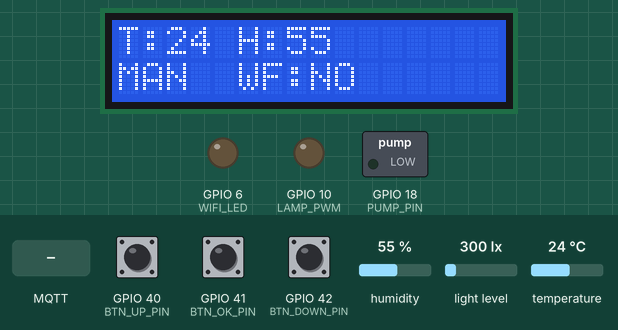
Simulated run of this sketch. Board: ESP32-S3. On the bench: 16×2 character LCD, switched loads named in the sketch (green lamp = pin HIGH), output pins drawn as LEDs (lit = HIGH). Inputs (shaded band) come from the test bench; at power-on: GPIO 41 (BTN_OK_PIN) HIGH, GPIO 42 (BTN_DOWN_PIN) HIGH, temperature 24 °C, GPIO 40 (BTN_UP_PIN) HIGH, humidity 55 %, light level 300 lx. WiFi joins after 1.5 s; servers stay silent unless stated; no MQTT or app messages arrive unless stated; what the sketch prints to the serial monitor is not drawn.

Above: at 2.6 s.
2.7 s: MQTT message "ON" arrives on the third subscribed topic
5.8 s: GPIO 41 (BTN_OK_PIN) pulled LOW for 0.4 s
At 7.3 s:
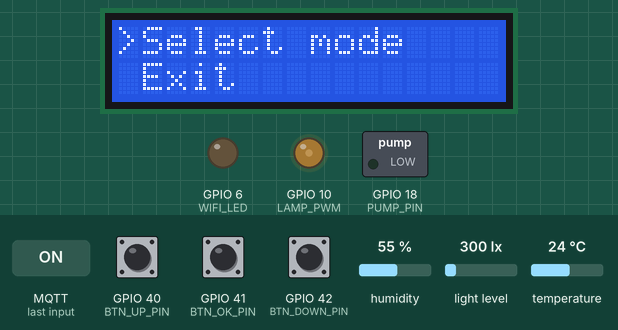
7.8 s: GPIO 42 (BTN_DOWN_PIN) pulled LOW for 0.4 s
At 8.9 s:
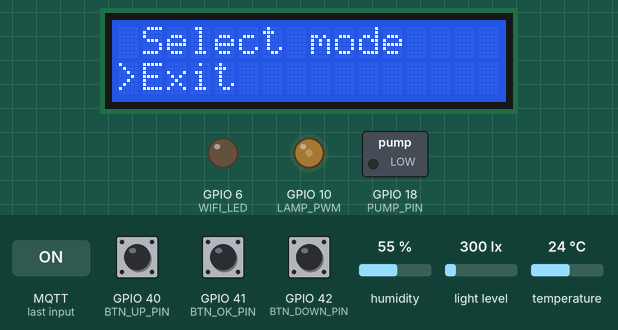
9.7 s: GPIO 41 (BTN_OK_PIN) pulled LOW for 1 s
At 10.9 s:
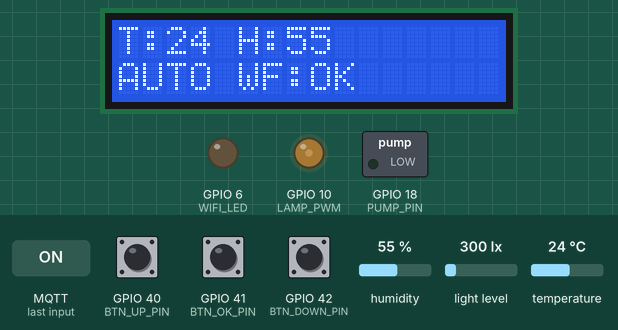
12.2 s: temperature set to 29 °C
At 13.7 s:
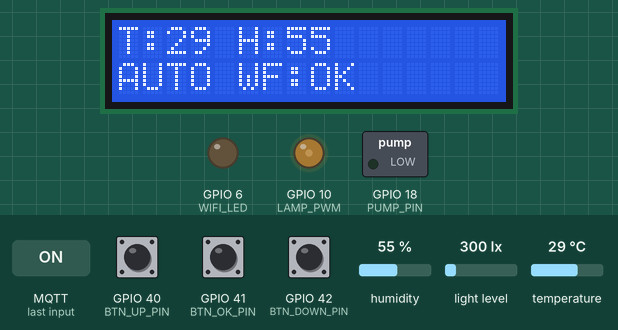
14.5 s: temperature set to 32 °C
At 16.0 s:
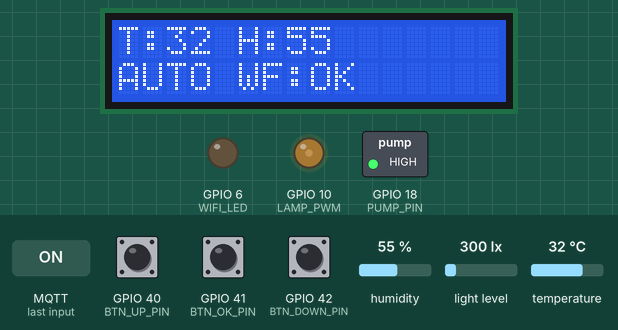
Timing chart, 0 to 17.5 s (numbered marks = the images above; inputs shaded):
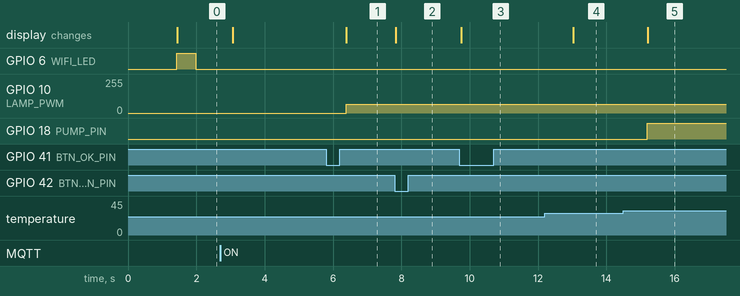

The sketch:

codeESP32S3.ino
```cpp
#include <WiFi.h>
#include <PubSubClient.h>
#include <Wire.h>
#include <LiquidCrystal_I2C.h>
#include <BH1750.h>
#include <DHT11.h>

#define WIFI_SSID   "IoT project"
#define WIFI_PASS   "123456789"

#define MQTT_SERVER "172.168.1.2"
#define MQTT_PORT   1883
// Config static IP
IPAddress local_IP(10, 10, 0, 50); // Địa chỉ IP của esp32
IPAddress gateway(10, 10, 0, 1);    // Địa chỉ IP của wifi
IPAddress subnet(255, 255, 255, 0);
IPAddress primaryDNS(8, 8, 8, 8);     // DNS

#define WIFI_LED    6
#define DHTPIN      17

// Buttons according to schematic
#define BTN_UP_PIN    40   // UP
#define BTN_OK_PIN    41   // OK
#define BTN_DOWN_PIN  42   // DOWN

#define LAMP_PWM    10
#define PUMP_PIN    18

#define LCD_SDA     12
#define LCD_SCL     11

#define BH_SDA      16
#define BH_SCL      15

WiFiClient espClient;
PubSubClient client(espClient);

LiquidCrystal_I2C lcd(0x27, 16, 2);
TwoWire I2C_BH = TwoWire(1);
BH1750 lightMeter;
DHT11 dht11(DHTPIN);

// ===================== SYSTEM =====================
bool systemAutoMode = false;
bool lampState = false;
bool pumpState = false;
int pwmValue = 0;

float temp = 0;
float hum  = 0;
float lux  = 0;

// ===================== WIFI / MQTT STATE =====================
bool wifiOk = false;
bool mqttOk = false;

unsigned long lastWifiAttempt = 0;
unsigned long lastMqttAttempt = 0;
unsigned long lastPublishMs   = 0;

const unsigned long WIFI_RETRY_MS = 2000;   // 2 seconds
const unsigned long MQTT_RETRY_MS = 5000;
const unsigned long MQTT_PUB_MS   = 2000;

// ===================== MENU =====================
enum ScreenState
{
  SCREEN_MAIN,
  SCREEN_MENU,
  SCREEN_MODE_SELECT
};

ScreenState currentScreen = SCREEN_MAIN;

uint8_t menuIndex = 0;
uint8_t modeIndex = 0;

// ===================== BUTTON EDGE =====================
bool lastUpState = HIGH;
bool lastDownState = HIGH;
bool lastOkState = HIGH;

// =======================================================
// MQTT CALLBACK
// =======================================================
void callback(char* topic, byte* payload, unsigned int length)
{
  String msg = "";
  for (unsigned int i = 0; i < length; i++)
  {
    msg += (char)payload[i];
  }

  String t = String(topic);
  msg.trim();

  Serial.print("[MQTT] Topic: ");
  Serial.print(t);
  Serial.print(" | Msg: ");
  Serial.println(msg);

  if (t == "esp32s3/lamp")
  {
    if (msg == "ON")  lampState = true;
    if (msg == "OFF") lampState = false;
  }
  else if (t == "esp32s3/pump")
  {
    if (msg == "ON")  pumpState = true;
    if (msg == "OFF") pumpState = false;
  }
  else if (t == "esp32s3/autoLamp")
  {
    if (msg == "ON")  systemAutoMode = true;
    if (msg == "OFF") systemAutoMode = false;
  }
  else if (t == "esp32s3/autoPump")
  {
    // v2 chỉ có 1 chế độ auto chung, nên giữ tương thích topic cũ:
    // nhận ON => bật auto toàn hệ thống, OFF => tắt auto toàn hệ thống
    if (msg == "ON")  systemAutoMode = true;
    if (msg == "OFF") systemAutoMode = false;
  }
  else if (t == "esp32s3/mode")
  {
    // hỗ trợ thêm topic mode mới nếu app dùng topic này
    if (msg == "AUTO" || msg == "ON")  systemAutoMode = true;
    if (msg == "MANUAL" || msg == "OFF") systemAutoMode = false;
  }
}

// =======================================================
// BUTTON
// =======================================================
bool isButtonPressed(uint8_t pin, bool &lastState)
{
  bool currentState = digitalRead(pin);

  if (lastState == HIGH && currentState == LOW)
  {
    delay(10);
    if (digitalRead(pin) == LOW)
    {
      lastState = currentState;
      return true;
    }
  }

  lastState = currentState;
  return false;
}

// =======================================================
// SENSOR READ
// =======================================================
void readSensors()
{
  int temperature = 0;
  int humidity = 0;

  int result = dht11.readTemperatureHumidity(temperature, humidity);
  if (result == 0)
  {
    temp = temperature;
    hum  = humidity;
  }

  lux = lightMeter.readLightLevel();
  if (lux < 0) lux = 0;
}

// =======================================================
// LCD
// =======================================================
void drawMainScreen()
{
  lcd.clear();

  lcd.setCursor(0, 0);
  lcd.print("T:");
  lcd.print((int)temp);
  lcd.print(" H:");
  lcd.print((int)hum);

  lcd.setCursor(0, 1);
  if (systemAutoMode) lcd.print("AUTO ");
  else                lcd.print("MAN  ");

  if (wifiOk) lcd.print("WF:OK");
  else        lcd.print("WF:NO");
}

void drawMenuScreen()
{
  lcd.clear();

  lcd.setCursor(0, 0);
  if (menuIndex == 0) lcd.print(">");
  else                lcd.print(" ");
  lcd.print("Select mode");

  lcd.setCursor(0, 1);
  if (menuIndex == 1) lcd.print(">");
  else                lcd.print(" ");
  lcd.print("Exit");
}

void drawModeSelectScreen()
{
  lcd.clear();

  lcd.setCursor(0, 0);
  if (modeIndex == 0) lcd.print(">");
  else                lcd.print(" ");
  lcd.print("Auto");

  lcd.setCursor(0, 1);
  if (modeIndex == 1) lcd.print(">");
  else                lcd.print(" ");
  lcd.print("Manual");
}

// =======================================================
// OUTPUT CONTROL
// =======================================================
void handleOutputs()
{
  if (systemAutoMode)
  {
    pwmValue = map((int)lux, 0, 400, 255, 0);
    pwmValue = constrain(pwmValue, 0, 255);
    ledcWrite(0, pwmValue);

    if (temp > 30) pumpState = true;
    if(temp < 20) pumpState = false;
  }
  else
  {
    ledcWrite(0, lampState ? 255 : 0);
  }

  digitalWrite(PUMP_PIN, pumpState);
}

// =======================================================
// MENU CONTROL
// =======================================================
void handleMainButtons(bool up, bool down, bool ok)
{
  if (ok)
  {
    menuIndex = 0;
    currentScreen = SCREEN_MENU;
    drawMenuScreen();
    return;
  }

  if (!systemAutoMode)
  {
    if (up)   lampState = !lampState;
    if (down) pumpState = !pumpState;
  }
}

void handleMenuButtons(bool up, bool down, bool ok)
{
  if (up)
  {
    if (menuIndex > 0) menuIndex--;
    drawMenuScreen();
  }

  if (down)
  {
    if (menuIndex < 1) menuIndex++;
    drawMenuScreen();
  }

  if (ok)
  {
    if (menuIndex == 0)
    {
      modeIndex = systemAutoMode ? 0 : 1;
      currentScreen = SCREEN_MODE_SELECT;
      drawModeSelectScreen();
    }
    else
    {
      currentScreen = SCREEN_MAIN;
      drawMainScreen();
    }
  }
}

void handleModeButtons(bool up, bool down, bool ok)
{
  if (up)
  {
    if (modeIndex > 0) modeIndex--;
    drawModeSelectScreen();
  }

  if (down)
  {
    if (modeIndex < 1) modeIndex++;
    drawModeSelectScreen();
  }

  if (ok)
  {
    systemAutoMode = (modeIndex == 0);
    currentScreen = SCREEN_MENU;
    drawMenuScreen();
  }
}

// =======================================================
// WIFI HANDLER (every 2 seconds)
// =======================================================
void handleWiFi()
{
  if (WiFi.status() == WL_CONNECTED)
  {
    wifiOk = true;
    digitalWrite(WIFI_LED, LOW);
    return;
  }

  wifiOk = false;
  mqttOk = false;
  digitalWrite(WIFI_LED, HIGH);

  if (millis() - lastWifiAttempt >= WIFI_RETRY_MS)
  {
    lastWifiAttempt = millis();
    Serial.println("[WIFI] Reconnecting...");
    WiFi.disconnect();
    WiFi.begin(WIFI_SSID, WIFI_PASS);
  }
}

// =======================================================
// MQTT HANDLER
// =======================================================
void handleMQTT()
{
  if (!wifiOk) return;

  if (client.connected())
  {
    mqttOk = true;
    client.loop();
    return;
  }

  mqttOk = false;

  if (millis() - lastMqttAttempt >= MQTT_RETRY_MS)
  {
    lastMqttAttempt = millis();

    Serial.println("[MQTT] Connecting...");
    if (client.connect("ESP32S3_Client","admin","admin"))
    {
      mqttOk = true;
      Serial.println("[MQTT] Connected");

      // giữ tương thích topic của v1 + hỗ trợ topic mode mới
      client.subscribe("esp32s3/lamp");
      client.subscribe("esp32s3/pump");
      client.subscribe("esp32s3/autoLamp");
      client.subscribe("esp32s3/autoPump");
      client.subscribe("esp32s3/mode");
    }
    else
    {
      Serial.print("[MQTT] Failed, rc=");
      Serial.println(client.state());
    }
  }
}

// =======================================================
// MQTT PUBLISH
// =======================================================
void publishState()
{
  if (!mqttOk || !client.connected()) return;
  if (millis() - lastPublishMs < MQTT_PUB_MS) return;

  lastPublishMs = millis();

  char bufTemp[16];
  char bufHum[16];
  char bufLux[16];

  dtostrf(temp, 0, 1, bufTemp);
  dtostrf(hum,  0, 1, bufHum);
  dtostrf(lux,  0, 1, bufLux);

  client.publish("esp32s3/temp", bufTemp, true);
  client.publish("esp32s3/hum",  bufHum,  true);
  client.publish("esp32s3/lux",  bufLux,  true);

  client.publish("esp32s3/lampState", lampState ? "ON" : "OFF", true);
  client.publish("esp32s3/pumpState", pumpState ? "ON" : "OFF", true);
  client.publish("esp32s3/modeState", systemAutoMode ? "AUTO" : "MANUAL", true);
}

// =======================================================
// SETUP
// =======================================================
void setup()
{
  Serial.begin(115200);

  pinMode(WIFI_LED, OUTPUT);
  pinMode(BTN_UP_PIN, INPUT_PULLUP);
  pinMode(BTN_DOWN_PIN, INPUT_PULLUP);
  pinMode(BTN_OK_PIN, INPUT_PULLUP);
  pinMode(PUMP_PIN, OUTPUT);

  ledcSetup(0, 5000, 8);
  ledcAttachPin(LAMP_PWM, 0);
 // ledcAttach(LAMP_PWM,5000, 8);
  Wire.begin(LCD_SDA, LCD_SCL);
  lcd.begin(16,2);
  //lcd.init();
  lcd.backlight();

  I2C_BH.begin(BH_SDA, BH_SCL);
  lightMeter.begin(BH1750::CONTINUOUS_HIGH_RES_MODE, 0x23, &I2C_BH);

  client.setServer(MQTT_SERVER, MQTT_PORT);
  client.setCallback(callback);
  client.setBufferSize(256);
  if (!WiFi.config(local_IP, gateway, subnet, primaryDNS)) {
    Serial.println("STA Failed to configure");
  }
  WiFi.mode(WIFI_STA);
  WiFi.begin(WIFI_SSID, WIFI_PASS);

  lcd.setCursor(0, 0);
  lcd.print("System Start");

  delay(800);
  readSensors();
  drawMainScreen();
}

// =======================================================
// LOOP
// =======================================================
void loop()
{
  bool up   = isButtonPressed(BTN_UP_PIN, lastUpState);
  bool ok   = isButtonPressed(BTN_OK_PIN, lastOkState);
  bool down = isButtonPressed(BTN_DOWN_PIN, lastDownState);

  // luôn duy trì WiFi/MQTT ở nền, nhưng WiFi chỉ retry mỗi 2s
  handleWiFi();
  handleMQTT();

  switch (currentScreen)
  {
    case SCREEN_MAIN:
      readSensors();
      handleMainButtons(up, down, ok);
      break;

    case SCREEN_MENU:
      handleMenuButtons(up, down, ok);
      break;

    case SCREEN_MODE_SELECT:
      handleModeButtons(up, down, ok);
      break;
  }

  handleOutputs();
  publishState();

  static unsigned long lastLCD = 0;
  if (currentScreen == SCREEN_MAIN && millis() - lastLCD > 1000)
  {
    drawMainScreen();
    lastLCD = millis();
  }

  delay(10);
}
```

Measured:
- the behaviour switches between 30 and 31 °C on temperature (found by bisection; images 4 and 5)
- after the input at 5.8 s, the display: changes after 0.59 s (image 1)
- after the input at 7.8 s, the display: changes at once (image 2)
- after the input at 9.7 s, the display: changes after 0.06 s (image 3)
- after the input at 12.2 s, the display: changes after 0.83 s (image 4)
- after the input at 14.5 s, GPIO 18 (PUMP_PIN): LOW → HIGH after 0.69 s; the display: changes after 0.72 s (image 5)
